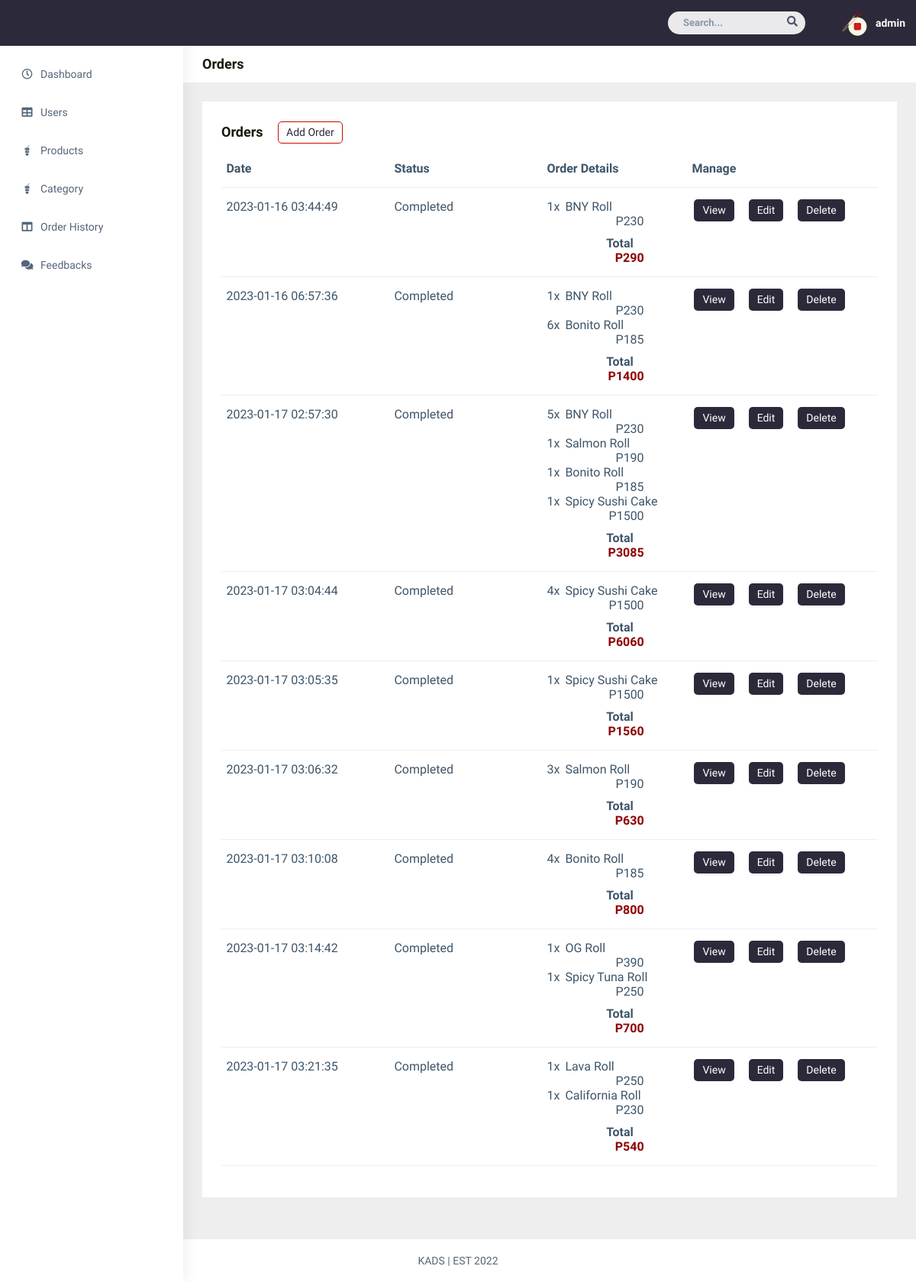
/admin/order-history.php (signed in), run on the app's committed database.
### tables this page shows
CREATE TABLE `user_orders` (
  `id` int(11) NOT NULL,
  `order_number` int(11) NOT NULL,
  `product_id` int(255) NOT NULL,
  `quantity` int(11) NOT NULL,
  `date` datetime DEFAULT NULL,
  `status` int(11) DEFAULT NULL,
  `user_id` int(11) DEFAULT NULL
);

CREATE TABLE `products` (
  `p_id` int(11) NOT NULL,
  `image` varchar(400) DEFAULT NULL,
  `productName` varchar(255) DEFAULT NULL,
  `price` int(11) NOT NULL,
  `category` int(11) DEFAULT NULL
);

### admin/order-history.php (the view, shortened to what this page needs)
<?php
    include "../conn.php";
    $username = $_SESSION['username'];
?>
<!DOCTYPE html>
<html dir="ltr" lang="en">
<head>
    <link href="../css/style.min.css" rel="stylesheet">
    <link href="../css/pagestyles.css" rel="stylesheet">
</head>
<body>
    <div id="main-wrapper" data-layout="vertical" data-navbarbg="skin5" data-sidebartype="full"
        data-sidebar-position="absolute" data-header-position="absolute" data-boxed-layout="full">
        <header class="topbar" data-navbarbg="skin5">
            <nav class="navbar top-navbar navbar-expand-md navbar-dark">
                <div class="navbar-collapse collapse" id="navbarSupportedContent" data-navbarbg="skin5">
                    <ul class="navbar-nav ms-auto d-flex align-items-center">
                        <li class=" in">
                            <form role="search" class="app-search d-none d-md-block me-3">
                                <input type="text" placeholder="Search..." class="form-control mt-0">
                                <a href="" class="active">
                                    <i class="fa fa-search"></i>
                                </a>
                            </form>
                        </li>
                        <li>
                            <a class="profile-pic" href="#">
                            <div class="dropdown">
                            <img src="../img/logo.png" alt="user-img" width="36"
                                class="img-circle"><span class="text-white font-medium"><?php echo $username; ?></span></a>
                            </div>
                </div>
        <aside class="left-sidebar" data-sidebarbg="skin6">
            <div class="scroll-sidebar">
                <nav class="sidebar-nav">
                    <ul id="sidebarnav">
                        <li class="sidebar-item pt-2">
                            <a class="sidebar-link waves-effect waves-dark sidebar-link" href="dashboard.php"
                                aria-expanded="false">
                                <i class="far fa-clock" aria-hidden="true"></i>
                                <span class="hide-menu">Dashboard</span>
                            </a>
                        </li>
                        <li class="sidebar-item">
                            <a class="sidebar-link waves-effect waves-dark sidebar-link" href="users.php"
                                aria-expanded="false">
                                <i class="fa fa-table" aria-hidden="true"></i>
                                <span class="hide-menu">Users</span>
                            </a>
                        </li>
                        <li class="sidebar-item">
                            <a class="sidebar-link waves-effect waves-dark sidebar-link" href="products.php"
                                aria-expanded="false">
                                <i class="fab fa-gulp" aria-hidden="true"></i>
                                <span class="hide-menu">Products</span>
                            </a>
                        </li>
                        <li class="sidebar-item">
                            <a class="sidebar-link waves-effect waves-dark sidebar-link" href="category.php"
                                aria-expanded="false">
                                <i class="fab fa-gulp" aria-hidden="true"></i>
                                <span class="hide-menu">Category</span>
                            </a>
                        </li>
                        <li class="sidebar-item">
                            <a class="sidebar-link waves-effect waves-dark sidebar-link" href="order-history.php"
                                aria-expanded="false">
                                <i class="fa fa-columns" aria-hidden="true"></i>
                                <span class="hide-menu">Order History</span>
                            </a>
                        </li>
                        <li class="sidebar-item">
                            <a class="sidebar-link waves-effect waves-dark sidebar-link" href="feedbacks.php"
                                aria-expanded="false">
                                <i class="fa fa-comments" aria-hidden="true"></i>
                                <span class="hide-menu">Feedbacks</span>
                            </a>
                        </li>
                    </ul>
                </nav>
            </div>
        </aside>
        <div class="page-wrapper">
            <div class="page-breadcrumb bg-white">
                <div class="row align-items-center">
                    <div class="col-lg-3 col-md-4 col-sm-4 col-xs-12">
                    <h4 class="page-title" style="font-size:18px;">Orders</h4>
                    </div>
                </div>
            </div>
            <div class="container-fluid">
                <div class="row">
                    <div class="col-md-12 col-lg-12 col-sm-12">
                        <div class="white-box">
                            <h3 class="box-title">Orders
                                <a href="add-order.php"><button class="btn btn-border" >
                                    Add Order
                                </button></a>
                            </h3>
                            <div class="table-responsive">
                                <table class="table no-wrap">
                                    <thead>
                                        <tr>
                                            <th class="border-top-0" style="width:220px;">Date</th>
                                            <th class="border-top-0" style="width:200px;">Status</th>
                                            <th class="border-top-0">Order Details</th>
                                            <th class="border-top-0" style="width:250px;">Manage</th>
                                        </tr>
                                    </thead>
                                    <tbody>
                                        <?php
                                            $query="SELECT * FROM user_orders INNER JOIN products ON user_orders.product_id = products.p_id ORDER BY date" ;
                                            $result=mysqli_query($conn,$query);
                                            $order_by_date = array();
                                                while ($row = mysqli_fetch_assoc($result)) {
                                                $date = date('Y-m-d H:i:s', strtotime($row['date']));
                                                if (!isset($order_by_date[$date])) {
                                                    $order_by_date[$date] = array();
                                                    $order_by_date[$date]['total'] = 0;
                                                    $order_by_date[$date]['order_number'] = $row['order_number'];
                                                    $order_by_date[$date]['status'] = $row['status'];
                                                }
                                                $order_by_date[$date]['total'] += $row['price'] * $row['quantity'];
                                                array_push($order_by_date[$date], $row);
                                            }
                                            foreach ($order_by_date as $date => $orders) {
                                        ?>
                                        <tr>
                                            <td><?php echo $date; ?></td>
                                            <td>
                                                <?php
                                                    if ($orders['status'] == 1) {
                                                        echo "<div class='order-progress p-processing'>Preparing</div>";
                                                    } elseif($orders['status'] == 2) {
                                                        echo "<div class='order-progress p-delivery'>Out for Delivery</div>";
                                                    } elseif($orders['status'] == 3){
                                                        echo "<div class='order-progress p-completed'>Completed</div>";
                                                    }
                                                ?>
                                            </td>
                                            <td>
                                                <div class="container order-group">
                                                    <?php
                                                        foreach ($orders as $row) {
                                                            if (is_array($row)) {
                                                    ?>
                                                        <div class="row">
                                                            <div class="col-1"><?php echo $row['quantity']?>x</div>
                                                            <div class="col-9"><?php echo $row['productName']?></div>
                                                            <div class="col order-price">P<?php echo $row['price']?></div>
                                                        </div>
                                                    <?php
                                                        }
                                                    }  ?>
                                                        <div class="row total-row">
                                                            <div class="col-1"></div>
                                                            <div class="col-9 total-text"><b>Total</b></div>
                                                            <div class="col order-total order-price"><b>P<?php echo $order_by_date[$date]['total']+60; ?></b></div>
                                                        </div>
                                                </div>
                                            </td>
                                            <td class="managebtns">
                                                <div class="row row-btn">
                                                    <div class="col col-btn">
                                                        <a class="btn btn-solid" href="view-order.php?o_id=<?php echo $order_by_date[$date]['order_number']?>">View </a>
                                                        <a class="btn btn-solid" href="edit-order.php?o_id=<?php echo $order_by_date[$date]['order_number']?>">Edit</a>
                                                        <a class="btn btn-solid" href="delete-order.php?o_id=<?php echo $order_by_date[$date]['order_number']?>">Delete</a>
                                                    </div>
                                                </div>
                                            </td>
                                        </tr>
                                        <?php } ?>
                                    </tbody>
                                </table>
                            </div>
                        </div>
                    </div>
                </div>
            </div>
            </div>
            <footer class="footer text-center">
            KADS | EST 2022
            </footer>
</body>
</html>

### css/pagestyles.css (style rules this page uses)
body { font: 14px sans-serif; background-color: #e7e7e7; color: #141C07; }
.btn-border { background-color: #fff; color: #2C2A3A; border: 1px solid #C70800; border-radius: 5px; padding: 3px 10px; margin-left: 15px; }
.btn-solid { background-color: #2C2A3A; color: #fff; border-radius: 5px; padding: 3px 10px; margin-left: 15px; }

### admin/order-history.php (style rules this page uses)
* { font-family: "Readex Pro"; }
.dropdown { position: relative; display: inline-block; }
.order-group { padding-left:0; padding-right: 50px; overflow-x: hidden; }
.total-row { padding-top:10px; }
.order-total { color:#8e0001; }
.order-price, .total-text { text-align: right; }
.col-btn { padding:0; }
.managebtns { overflow:hidden; }

### data on the page
user_orders: date "2023-01-16 03:44:49", status "Completed", quantity "1", product.productName "BNY Roll", product.price "230", $order_by_date[$date]['total']+60 "290"
user_orders: quantity "1", product.productName "BNY Roll", product.price "230"
user_orders: quantity "6", product.productName "Bonito Roll", product.price "185"
user_orders: quantity "5", product.productName "BNY Roll", product.price "230"
user_orders: quantity "1", product.productName "Salmon Roll", product.price "190"
user_orders: quantity "1", product.productName "Bonito Roll", product.price "185"
user_orders: quantity "1", product.productName "Spicy Sushi Cake", product.price "1500"
user_orders: quantity "4", product.productName "Spicy Sushi Cake", product.price "1500"
user_orders: date "2023-01-17 03:05:35", status "Completed", quantity "1", product.productName "Spicy Sushi Cake", product.price "1500", $order_by_date[$date]['total']+60 "1560"
user_orders: quantity "3", product.productName "Salmon Roll", product.price "190"
user_orders: quantity "4", product.productName "Bonito Roll", product.price "185"
user_orders: quantity "1", product.productName "OG Roll", product.price "390"
user_orders: quantity "1", product.productName "Spicy Tuna Roll", product.price "250"
user_orders: date "2023-01-17 03:21:35", quantity "1", product.productName "California Roll", product.price "230", $order_by_date[$date]['total']+60 "540"
user_orders: quantity "1", product.productName "Lava Roll", product.price "250"

### other printed values
$username "admin"
$date "2023-01-16 06:57:36"
$order_by_date[$date]['total']+60 "1400"
$date "2023-01-17 02:57:30"
$order_by_date[$date]['total']+60 "3085"
$date "2023-01-17 03:04:44"
$order_by_date[$date]['total']+60 "6060"
$date "2023-01-17 03:06:32"
$order_by_date[$date]['total']+60 "630"
$date "2023-01-17 03:10:08"
$order_by_date[$date]['total']+60 "800"
$date "2023-01-17 03:14:42"
$order_by_date[$date]['total']+60 "700"
